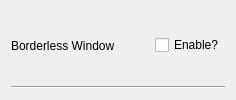
                <widget class="QWidget" name="widget_29" native="true">
                 <property name="sizePolicy">
                  <sizepolicy hsizetype="Preferred" vsizetype="Maximum">
                   <horstretch>0</horstretch>
                   <verstretch>0</verstretch>
                  </sizepolicy>
                 </property>
                 <property name="toolTip">
                  <string>&lt;html&gt;&lt;head/&gt;&lt;body&gt;&lt;p&gt;Should the game window have borders when not in fullscreen?</string>
                 </property>
                 <layout class="QVBoxLayout" name="verticalLayout_23">
                  <item>
                   <widget class="QWidget" name="widget_31" native="true">
                    <property name="sizePolicy">
                     <sizepolicy hsizetype="Preferred" vsizetype="Minimum">
                      <horstretch>0</horstretch>
                      <verstretch>0</verstretch>
                     </sizepolicy>
                    </property>
                    <layout class="QHBoxLayout" name="horizontalLayout_23" stretch="0,0,0">
                     <property name="spacing">
                      <number>0</number>
                     </property>
                     <property name="leftMargin">
                      <number>0</number>
                     </property>
                     <property name="topMargin">
                      <number>0</number>
                     </property>
                     <property name="rightMargin">
                      <number>0</number>
                     </property>
                     <property name="bottomMargin">
                      <number>0</number>
                     </property>
                     <item>
                      <widget class="QLabel" name="label_21">
                       <property name="text">
                        <string>Borderless Window</string>
                       </property>
                      </widget>
                     </item>
                     <item>
                      <spacer name="horizontalSpacer_21">
                       <property name="orientation">
                        <enum>Qt::Orientation::Horizontal</enum>
                       </property>
                       <property name="sizeHint" stdset="0">
                        <size>
                         <width>40</width>
                         <height>20</height>
                        </size>
                       </property>
                      </spacer>
                     </item>
                     <item>
                      <widget class="QCheckBox" name="checkBox_borderless">
                       <property name="text">
                        <string>Enable?</string>
                       </property>
                       <property name="tristate">
                        <bool>false</bool>
                       </property>
                      </widget>
                     </item>
                    </layout>
                   </widget>
                  </item>
                  <item>
                   <widget class="Line" name="line_22">
                    <property name="orientation">
                     <enum>Qt::Orientation::Horizontal</enum>
                    </property>
                   </widget>
                  </item>
                 </layout>
                </widget>
